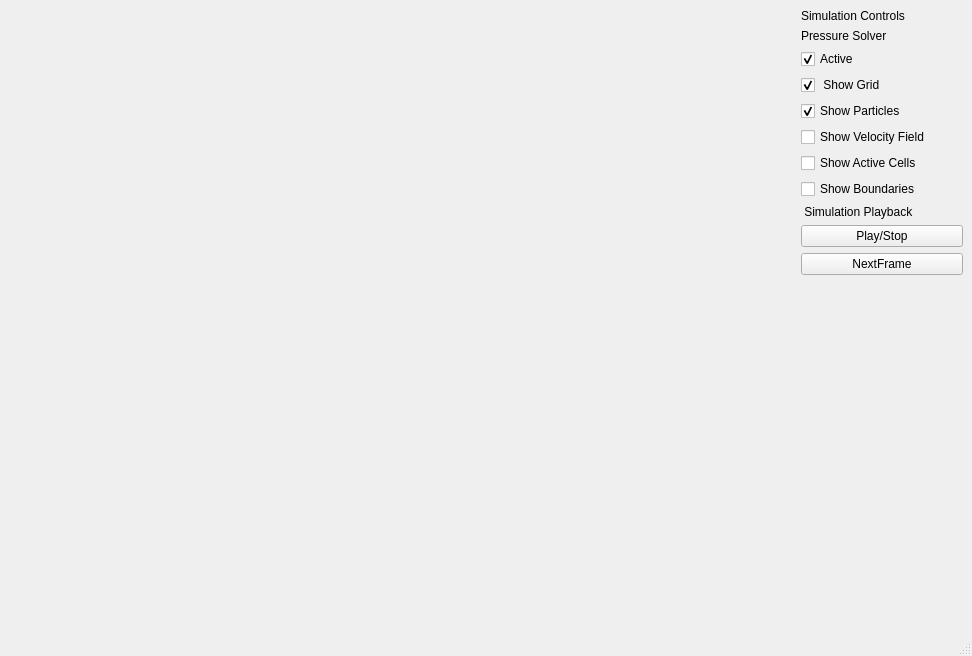
<?xml version="1.0" encoding="UTF-8"?>
<ui version="4.0">
 <class>MainWindow</class>
 <widget class="QMainWindow" name="MainWindow">
  <property name="geometry">
   <rect>
    <x>0</x>
    <y>0</y>
    <width>972</width>
    <height>656</height>
   </rect>
  </property>
  <property name="windowTitle">
   <string>ASE Resubmission</string>
  </property>
  <widget class="QWidget" name="m_centralwidget_grd">
   <layout class="QGridLayout" name="s_mainWindowGridLayout">
    <property name="sizeConstraint">
     <enum>QLayout::SetMaximumSize</enum>
    </property>
    <item row="1" column="1">
     <layout class="QGridLayout" name="m_menuRt_grd">
      <item row="0" column="0">
       <widget class="QLabel" name="m_simulationControl_lbl">
        <property name="text">
         <string>Simulation Controls          </string>
        </property>
       </widget>
      </item>
      <item row="2" column="0">
       <layout class="QGridLayout" name="m_menuTop_grd">
        <item row="8" column="0">
         <widget class="QCheckBox" name="m_displayParticles_CkBox">
          <property name="text">
           <string>Show Particles</string>
          </property>
          <property name="checked">
           <bool>true</bool>
          </property>
         </widget>
        </item>
        <item row="7" column="0">
         <widget class="QCheckBox" name="m_displayGrid_CkBox">
          <property name="text">
           <string> Show Grid</string>
          </property>
          <property name="checked">
           <bool>true</bool>
          </property>
         </widget>
        </item>
        <item row="1" column="0">
         <widget class="QLabel" name="m_PressSolver_lbl">
          <property name="text">
           <string>Pressure Solver</string>
          </property>
         </widget>
        </item>
        <item row="11" column="0">
         <widget class="QCheckBox" name="m_displayActiveCells_CkBox">
          <property name="text">
           <string>Show Active Cells</string>
          </property>
          <property name="checked">
           <bool>false</bool>
          </property>
         </widget>
        </item>
        <item row="12" column="0">
         <widget class="QCheckBox" name="m_displayBoundaries_CkBox">
          <property name="text">
           <string>Show Boundaries</string>
          </property>
         </widget>
        </item>
        <item row="9" column="0">
         <widget class="QCheckBox" name="m_displayVelocityField_CkBox">
          <property name="enabled">
           <bool>true</bool>
          </property>
          <property name="text">
           <string>Show Velocity Field</string>
          </property>
          <property name="checked">
           <bool>false</bool>
          </property>
         </widget>
        </item>
        <item row="2" column="0">
         <widget class="QCheckBox" name="m_activateSolver_CkBox">
          <property name="text">
           <string>Active</string>
          </property>
          <property name="checked">
           <bool>true</bool>
          </property>
         </widget>
        </item>
       </layout>
      </item>
      <item row="4" column="0">
       <layout class="QGridLayout" name="m_menuBottom_grd">
        <item row="1" column="0">
         <widget class="QPushButton" name="m_playStop_Btn">
          <property name="text">
           <string>Play/Stop</string>
          </property>
         </widget>
        </item>
        <item row="4" column="0">
         <spacer name="m_bottomGrid_spcBar">
          <property name="orientation">
           <enum>Qt::Vertical</enum>
          </property>
          <property name="sizeHint" stdset="0">
           <size>
            <width>20</width>
            <height>40</height>
           </size>
          </property>
         </spacer>
        </item>
        <item row="2" column="0">
         <widget class="QPushButton" name="m_nextFrame_Btn">
          <property name="text">
           <string>NextFrame</string>
          </property>
         </widget>
        </item>
        <item row="0" column="0">
         <widget class="QLabel" name="m_playback_lbl">
          <property name="text">
           <string> Simulation Playback               </string>
          </property>
         </widget>
        </item>
       </layout>
      </item>
     </layout>
    </item>
    <item row="1" column="0">
     <spacer name="m_menuRt_spcBar">
      <property name="orientation">
       <enum>Qt::Horizontal</enum>
      </property>
      <property name="sizeHint" stdset="0">
       <size>
        <width>40</width>
        <height>20</height>
       </size>
      </property>
     </spacer>
    </item>
   </layout>
  </widget>
  <widget class="QMenuBar" name="menubar">
   <property name="geometry">
    <rect>
     <x>0</x>
     <y>0</y>
     <width>972</width>
     <height>22</height>
    </rect>
   </property>
  </widget>
  <widget class="QStatusBar" name="statusbar"/>
 </widget>
 <resources/>
 <connections/>
</ui>
